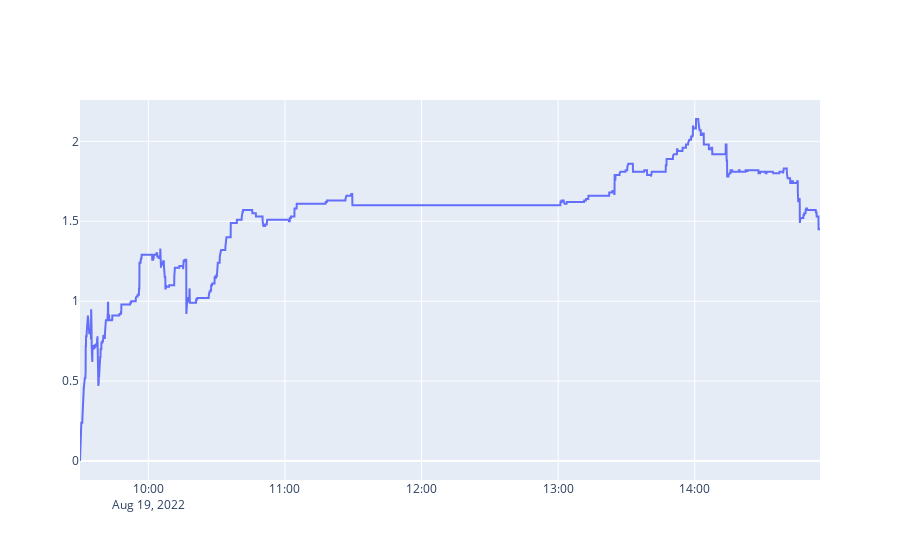

The notebook cell saved with this chart:
### Markdown cell above
# performance analysis

### Code cell
fig = go.Figure(data=[
    go.Scatter(name='log-OFI', x=df_trade['net value'].index, y=df_trade['net value']),
],
)
fig.show()

### Figure 1 — Plotly figure (JSON) as saved in the notebook; plotly's stock layout.template omitted (floating-point values rounded to 4 significant figures; data arrays with more than 128 entries replaced by an {"elided": "..."} marker saying what was removed)
{"data": [{"name": "log-OFI", "type": "scatter", "x": {"elided": "3931 str values"}, "y": {"elided": "3931 float values"}}], "layout": {}}
